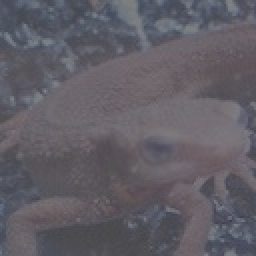
//> input picture imgs/imori_dark.jpg, 128 x 128 px (shown 2 times larger)
$ ./t23_more   (built with g++ and OpenCV 4)
//> lines starting //> are read from the running program, lines starting //| are printed output that depends on the picture
### common.h
#pragma once
#include <math.h>
#include "opencv2/imgproc/imgproc.hpp"
// [208 lines left out: functions ToGray, ZeroPadding, ZeroPadding_Gray, Conv_Gray, Conv, Conv_Gray_HD and 5 more, not called in this run]

double* CalHist(cv::Mat img, bool norm=false){
    //三通道的直方图直接统计所有h×w×c个像素
    //int hist[256] = {0}; //只能初始化为0好像，这个好像不太行？
    static double hist[256]; //直接这样定义是不行的，因为没有定义成static的，函数执行完，这个hist就会被释放掉，指针找不到数据
    //参考：https://www.cnblogs.com/Wade-James/p/7965775.html
    for(int i=0;i<256;i++){
        hist[i] = 0;
    }
    int height = img.rows;
    int width = img.cols;
    int channel = img.channels();
    for(int i=0;i<height;i++){
        for(int j=0;j<width;j++){
            for(int c=0;c<channel;c++){
                hist[(int)img.at<cv::Vec3b>(i,j)[c]] += 1; //试着写成++？
            }
        }
    }
    if(norm){
        for(int i=0;i<256;i++){
            hist[i] /= (height*width*channel); //一般来说直方图是需要除总数，即每个表示比例的
        }
    }
    return hist;
}

void DisplayHist(double* hist, int hist_size=256, int disp_size=512, int x_axis_height=20){
    double max_ = 0;
    for(int i=0;i<hist_size;i++){
        if(*(hist+i) > max_){
            max_ = *(hist+i);
        }
    }
    double hpt = 0.8 * (double)(disp_size-x_axis_height);
    cv::Mat disp(disp_size, disp_size, CV_8UC3, cv::Scalar(255,255,255));
    //cv::line(disp, cv::Point(0,disp_size-x_axis_height), cv::Point(disp_size,disp_size-x_axis_height),cv::Scalar(0,0,0));
    for(int i=0;i<hist_size;i++){
        double val = *(hist+i);
        int heights = (int)(val/max_*hpt);
        cv::line(disp, cv::Point(i,disp_size-x_axis_height), cv::Point(i,disp_size-x_axis_height-heights), cv::Scalar(172, 172, 150)); //需要加上#include "opencv2/imgproc/imgproc.hpp"这个头文件
        if(i%50==0){
            cv::putText(disp, std::to_string(i), cv::Point(i,disp_size),
                        cv::FONT_HERSHEY_PLAIN, 1, cv::Scalar(0,0,0));
        }
    }
    cv::imshow("hist", disp);
    cv::waitKey(0);
    cv::destroyAllWindows();
}

double* CalAccHist(cv::Mat img){
    //累积直方图
    double* hist = CalHist(img);
    static double acc_hist[256];
    double accum_hist = 0;
    for(int i=0;i<256;i++){
        accum_hist += *(hist+i);
        acc_hist[i] = accum_hist;
    }
    for(int i=0;i<256;i++){
        acc_hist[i] /= accum_hist; //累积直方图必须是比例值，即要除总数 //如果CalHist做了比例化，这里就不需要了
    }
    return acc_hist;
}

void Hist(cv::Mat img){
    double* hist;
    hist = CalHist(img);
    DisplayHist(hist);
}

cv::Mat hist_equalize(cv::Mat img){
    //参考：https://blog.csdn.net/schwein_van/article/details/84336633
    //其实是灰度级值的变换，比如灰度级为2的像素有100个，这个灰度级均衡化后值变成了4，那么这100个像素点的像素值变换为了4
    int height = img.rows;
    int width = img.cols;
    int channel = img.channels();

    double* hist;
    hist = CalHist(img);
    int hist_equalize_val[256]; // 每个灰度级(这里就是每个像素值)对应的均衡化后的像素值
    double coff = 255.0/(height*width*channel);
    double accum_hist = 0;
    for(int i=0;i<256;i++){
        accum_hist += *(hist+i);
        hist_equalize_val[i] = (int)(coff * accum_hist);
    }
    cv::Mat out = cv::Mat::zeros(height, width, CV_8UC3);
    for(int i=0;i<height;i++){
        for(int j=0;j<width;j++){
            for(int _c=0;_c<channel;_c++){
                int val = (int)img.at<cv::Vec3b>(i,j)[_c];
                out.at<cv::Vec3b>(i,j)[_c] = (uchar)hist_equalize_val[val];
            }
        }
    }
    return out;
}

// [207 lines left out: functions Affine, Canny, not called in this run]

### t23_more.cpp
//直方图匹配（规定化）
#include <opencv2/core.hpp>
#include <opencv2/highgui.hpp>
#include "common.h"
#include <iostream>
#include <math.h>
using namespace std;

cv::Mat hist_match(cv::Mat src_img, cv::Mat dst_img){
    //参考：https://blog.csdn.net/hcx25909/article/details/7090921
    double* src_acc_hist = CalAccHist(hist_equalize(src_img));
    double* dst_acc_hist = CalAccHist(hist_equalize(dst_img));
    int tables[256]; //match映射表
    double min_sub;
    double sub;
    int k = 0;
    for(int i=0;i<256;i++){
        min_sub = 1000;
        for(int j=k;j<256;j++){
            sub = abs(*(src_acc_hist+i)-*(dst_acc_hist+j));
            if(sub < min_sub+1.0E-3){
                k = j;
                min_sub = sub;
            }
            else{
                k = j-1;
                break; //注意这里实现上的细节啊!!! 不能一开始就对应重复的取值！！！
            }
        }
        if(k==255){
            for(int l=i;l<256;l++){
                tables[l] = k;
            }
            break;
        }
        tables[i] = k;
    }
    for(int i=0;i<256;i++){
        cout<<tables[i]<<endl;
    }
    int height = src_img.rows;
    int width = src_img.cols;
    int channel = src_img.channels();
    cv::Mat out = cv::Mat::zeros(height, width, CV_8UC3);
    for(int i=0;i<height;i++){
        for(int j=0;j<width;j++){
            for(int _c=0;_c<channel;_c++){
                int val = (int)src_img.at<cv::Vec3b>(i,j)[_c];
                out.at<cv::Vec3b>(i,j)[_c] = (uchar)tables[val];
            }
        }
    }
    return out;
}

int main(){
    cv::Mat src_img = cv::imread("../imgs/imori_dark.jpg", cv::IMREAD_COLOR);
//> src_img is the input picture: 128 rows x 128 cols, CV_8UC3; mean B, G, R 101.9, 94, 97.2
    cv::Mat dst_img = cv::imread("../imgs/imori.jpg", cv::IMREAD_COLOR);
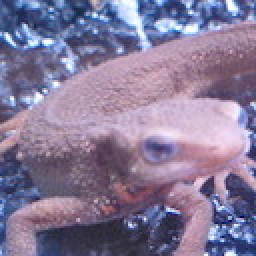
//> input picture imgs/imori.jpg, 128 x 128 px (shown 2 times larger)
//> dst_img is the input picture: 128 rows x 128 cols, CV_8UC3; mean B, G, R 152.8, 121.8, 134.1
    Hist(src_img);
//> after the loop in CalHist, `for(int i=0;i<height;i++)`: hist = 256 values, max 1335 at index 103, min 0 at index 0, mean 192
//> the loop in DisplayHist, `for(int i=0;i<hist_size;i++)` made 256 passes
//> max_ on passes 61, 65, 69, 70, 71, 72, 73, 74, 75, 76, 77, 78: 1, 2, 7, 16, 26, 74, 115, 180, 334, 503, 610, 693
//> after the loop in DisplayHist, `for(int i=0;i<hist_size;i++)`: max_ = 1335
//> the loop in DisplayHist, `for(int i=0;i<hist_size;i++)` made 256 passes
//> (val, heights) on passes 1 to 3: (0, 0), (0, 0), (0, 0)
//> after the loop in DisplayHist, `for(int i=0;i<hist_size;i++)`:
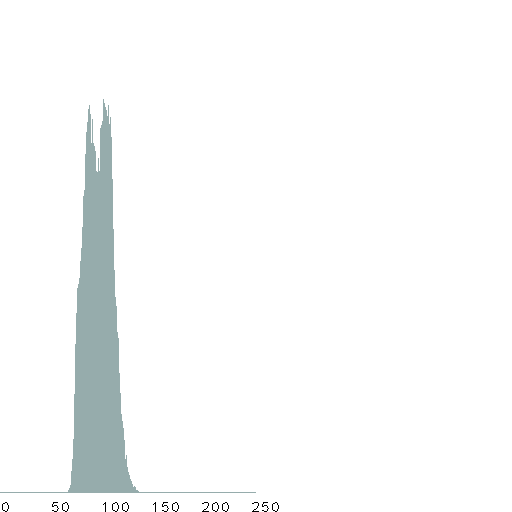
//> disp: 512 rows x 512 cols, CV_8UC3; mean B, G, R 250, 250, 248.8
    Hist(dst_img);
//> call 2 of DisplayHist, with hist_size = 256, disp_size = 512, x_axis_height = 20
//> the loop in DisplayHist (call 2), `for(int i=0;i<hist_size;i++)` made 256 passes
//> max_ on passes 1, 27, 32, 33, 36, 37, 38, 40, 42, 43, 44, 46: 6, 7, 10, 17, 25, 28, 34, 56, 69, 83, 111, 136
//> after the loop in DisplayHist (call 2), `for(int i=0;i<hist_size;i++)`: max_ = 385
//> the loop in DisplayHist (call 2), `for(int i=0;i<hist_size;i++)` made 256 passes
//> (val, heights) on passes 1 to 3: (6, 6), (0, 0), (0, 0)
//> after the loop in DisplayHist (call 2), `for(int i=0;i<hist_size;i++)`:
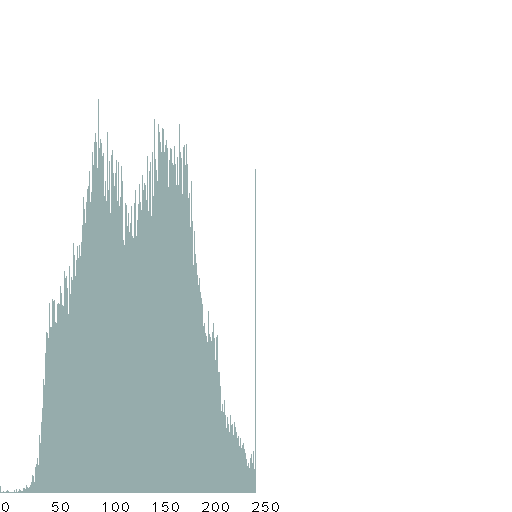
//> disp: 512 rows x 512 cols, CV_8UC3; mean B, G, R 238.7, 238.7, 234.5
    cv::Mat out = hist_match(src_img, dst_img);
//> after the loop in hist_equalize, `for(int i=0;i<256;i++)`: accum_hist = 49152; hist_equalize_val = 256 values from 0 to 255
//> after the loop in hist_equalize, `for(int i=0;i<height;i++)`:
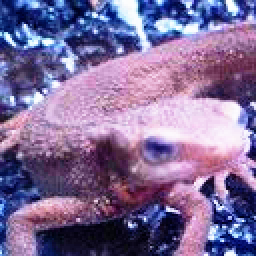
//> out: 128 rows x 128 cols, CV_8UC3 (shown 2 times larger); mean B, G, R 153, 108.2, 128
//> the loop in CalAccHist, `for(int i=0;i<256;i++)` made 256 passes
//> accum_hist on passes 1 to 3: 132, 247, 427
//> after the loop in CalAccHist, `for(int i=0;i<256;i++)`: accum_hist = 49152; acc_hist = 256 values from 132 to 49152
//> after the loop in CalAccHist, `for(int i=0;i<256;i++)`: acc_hist = 256 values from 0.00269 to 1
//> the loop in hist_equalize (call 2), `for(int i=0;i<256;i++)` made 256 passes
//> after the loop in hist_equalize (call 2), `for(int i=0;i<256;i++)`: accum_hist = 49152
//> after the loop in hist_equalize (call 2), `for(int i=0;i<height;i++)`:
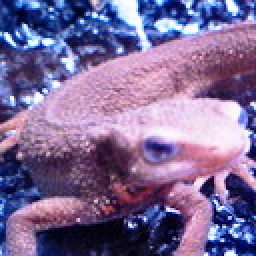
//> out: 128 rows x 128 cols, CV_8UC3 (shown 2 times larger); mean B, G, R 151, 106.4, 125.7
//> the loop in CalAccHist (call 2), `for(int i=0;i<256;i++)` made 256 passes
//> accum_hist on passes 1 to 3: 169, 334, 486
//> the loop in hist_match, `for(int i=0;i<256;i++)` made 256 passes
//> (sub, k) on passes 1 to 3: (0.00336, 0), (0.00309, 1), (0.00439, 2)
//> the loop in hist_match, `for(int i=0;i<256;i++)` made 256 passes
//| 0
//| 1
//| 2
//| 3
//| 4
//| 5
//| 6
//| 7
//> (output is shown up to pass 8 of 256)
    cv::imshow("t23_more", out);
    cv::waitKey(0);
    Hist(out);
//> call 3 of DisplayHist, with hist_size = 256, disp_size = 512, x_axis_height = 20
//> after the loop in DisplayHist (call 3), `for(int i=0;i<hist_size;i++)`:
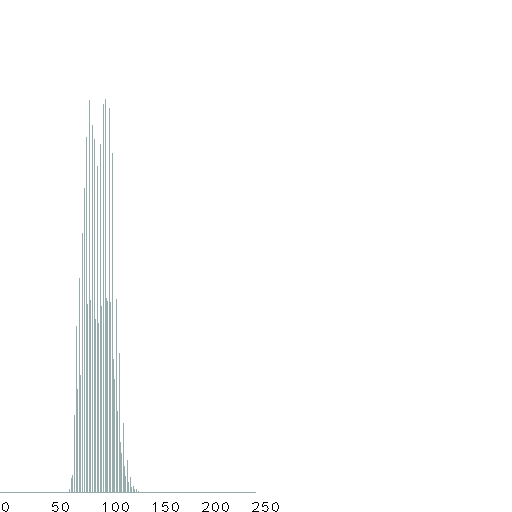
//> disp: 512 rows x 512 cols, CV_8UC3; mean B, G, R 252.3, 252.3, 251.7
    cv::destroyAllWindows();
}
